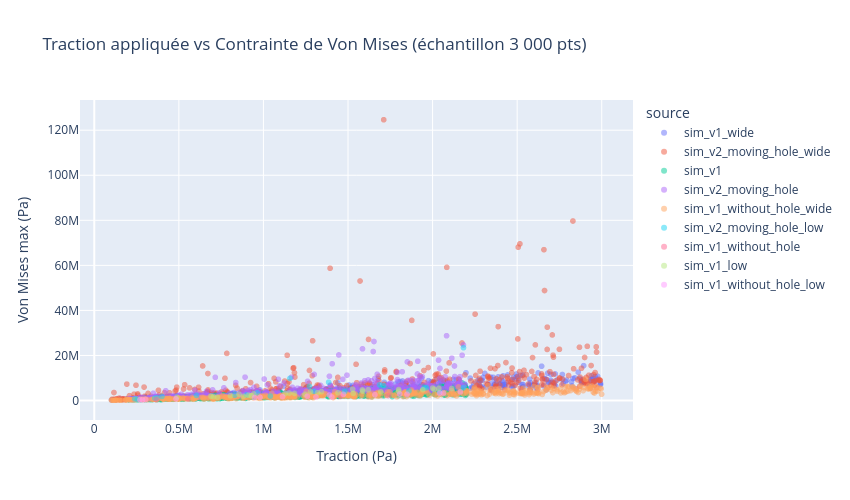

The code cell stored with this chart in its notebook:
### Markdown cell above
## 6. Relations clés — nuages de points (C2.4)

Visualisation des relations entre les paramètres les plus corrélés aux cibles.

### Code cell
sample = df.sample(3000, random_state=42)

fig = px.scatter(
    sample,
    x='traction_pa',
    y='max_von_mises_pa',
    color='source',
    opacity=0.5,
    title='Traction appliquée vs Contrainte de Von Mises (échantillon 3 000 pts)',
    labels={'traction_pa': 'Traction (Pa)', 'max_von_mises_pa': 'Von Mises max (Pa)'},
    width=850, height=500
)
fig.show()

### Figure 1 — Plotly figure (JSON) as saved in the notebook; plotly's stock layout.template omitted (floating-point values rounded to 4 significant figures; data arrays with more than 128 entries replaced by an {"elided": "..."} marker saying what was removed)
{"data": [{"hovertemplate": "source=sim_v1_wide<br>Traction (Pa)=%{x}<br>Von Mises max (Pa)=%{y}<extra></extra>", "legendgroup": "sim_v1_wide", "marker": {"color": "#636efa", "opacity": 0.5, "symbol": "circle"}, "mode": "markers", "name": "sim_v1_wide", "showlegend": true, "type": "scattergl", "x": {"elided": "475 float values"}, "xaxis": "x", "y": {"elided": "475 float values"}, "yaxis": "y"}, {"hovertemplate": "source=sim_v2_moving_hole_wide<br>Traction (Pa)=%{x}<br>Von Mises max (Pa)=%{y}<extra></extra>", "legendgroup": "sim_v2_moving_hole_wide", "marker": {"color": "#EF553B", "opacity": 0.5, "symbol": "circle"}, "mode": "markers", "name": "sim_v2_moving_hole_wide", "showlegend": true, "type": "scattergl", "x": {"elided": "467 float values"}, "xaxis": "x", "y": {"elided": "467 float values"}, "yaxis": "y"}, {"hovertemplate": "source=sim_v1<br>Traction (Pa)=%{x}<br>Von Mises max (Pa)=%{y}<extra></extra>", "legendgroup": "sim_v1", "marker": {"color": "#00cc96", "opacity": 0.5, "symbol": "circle"}, "mode": "markers", "name": "sim_v1", "showlegend": true, "type": "scattergl", "x": {"elided": "977 float values"}, "xaxis": "x", "y": {"elided": "977 float values"}, "yaxis": "y"}, {"hovertemplate": "source=sim_v2_moving_hole<br>Traction (Pa)=%{x}<br>Von Mises max (Pa)=%{y}<extra></extra>", "legendgroup": "sim_v2_moving_hole", "marker": {"color": "#ab63fa", "opacity": 0.5, "symbol": "circle"}, "mode": "markers", "name": "sim_v2_moving_hole", "showlegend": true, "type": "scattergl", "x": {"elided": "511 float values"}, "xaxis": "x", "y": {"elided": "511 float values"}, "yaxis": "y"}, {"hovertemplate": "source=sim_v1_without_hole_wide<br>Traction (Pa)=%{x}<br>Von Mises max (Pa)=%{y}<extra></extra>", "legendgroup": "sim_v1_without_hole_wide", "marker": {"color": "#FFA15A", "opacity": 0.5, "symbol": "circle"}, "mode": "markers", "name": "sim_v1_without_hole_wide", "showlegend": true, "type": "scattergl", "x": {"elided": "494 float values"}, "xaxis": "x", "y": {"elided": "494 float values"}, "yaxis": "y"}, {"hovertemplate": "source=sim_v2_moving_hole_low<br>Traction (Pa)=%{x}<br>Von Mises max (Pa)=%{y}<extra></extra>", "legendgroup": "sim_v2_moving_hole_low", "marker": {"color": "#19d3f3", "opacity": 0.5, "symbol": "circle"}, "mode": "markers", "name": "sim_v2_moving_hole_low", "showlegend": true, "type": "scattergl", "x": [830700.0, 962600.0, 2183000.0, 400100.0, 254100.0, 1860000.0, 1686000.0, 1385000.0, 357400.0, 240000.0, 1157000.0, 603800.0, 899300.0, 368000.0, 2041000.0, 1298000.0, 1480000.0, 1041000.0, 1710000.0, 2183000.0, 1964000.0, 1948000.0, 1272000.0], "xaxis": "x", "y": [2355000.0, 3395000.0, 5737000.0, 1826000.0, 517900.0, 4305000.0, 6949000.0, 8114000.0, 1040000.0, 728000.0, 9839000.0, 2292000.0, 2491000.0, 1169000.0, 3920000.0, 4113000.0, 4014000.0, 2001000.0, 6563000.0, 23460000.0, 5727000.0, 5410000.0, 6312000.0], "yaxis": "y"}, {"hovertemplate": "source=sim_v1_without_hole<br>Traction (Pa)=%{x}<br>Von Mises max (Pa)=%{y}<extra></extra>", "legendgroup": "sim_v1_without_hole", "marker": {"color": "#FF6692", "opacity": 0.5, "symbol": "circle"}, "mode": "markers", "name": "sim_v1_without_hole", "showlegend": true, "type": "scattergl", "x": [1737000.0, 553500.0, 1455000.0, 365500.0], "xaxis": "x", "y": [2209000.0, 696500.0, 1812000.0, 466500.0], "yaxis": "y"}, {"hovertemplate": "source=sim_v1_low<br>Traction (Pa)=%{x}<br>Von Mises max (Pa)=%{y}<extra></extra>", "legendgroup": "sim_v1_low", "marker": {"color": "#B6E880", "opacity": 0.5, "symbol": "circle"}, "mode": "markers", "name": "sim_v1_low", "showlegend": true, "type": "scattergl", "x": [1343000.0, 882100.0, 1619000.0, 1441000.0, 1942000.0, 2001000.0, 1799000.0, 1694000.0, 943100.0, 855700.0, 928200.0, 1278000.0, 1527000.0, 690200.0, 1531000.0, 1800000.0, 727400.0, 1587000.0, 1585000.0, 704900.0, 2037000.0, 2009000.0, 1246000.0, 912400.0, 1128000.0, 1153000.0, 488300.0, 805100.0, 1184000.0, 2113000.0, 1320000.0], "xaxis": "x", "y": [3935000.0, 1904000.0, 4772000.0, 3411000.0, 4793000.0, 5532000.0, 4884000.0, 3858000.0, 2917000.0, 2792000.0, 2139000.0, 3841000.0, 5020000.0, 1952000.0, 3162000.0, 4115000.0, 1468000.0, 4152000.0, 4697000.0, 1655000.0, 5409000.0, 5004000.0, 2848000.0, 2362000.0, 3098000.0, 3300000.0, 1439000.0, 2081000.0, 3148000.0, 5331000.0, 3454000.0], "yaxis": "y"}, {"hovertemplate": "source=sim_v1_without_hole_low<br>Traction (Pa)=%{x}<br>Von Mises max (Pa)=%{y}<extra></extra>", "legendgroup": "sim_v1_without_hole_low", "marker": {"color": "#FF97FF", "opacity": 0.5, "symbol": "circle"}, "mode": "markers", "name": "sim_v1_without_hole_low", "showlegend": true, "type": "scattergl", "x": [1390000.0, 1311000.0, 303400.0, 284900.0, 1473000.0, 1849000.0, 2042000.0, 1259000.0, 2064000.0, 270200.0, 979800.0, 1805000.0, 1113000.0, 2164000.0, 483200.0, 1659000.0, 1405000.0, 947400.0], "xaxis": "x", "y": [2457000.0, 1567000.0, 467000.0, 311000.0, 2747000.0, 2803000.0, 3258000.0, 1872000.0, 3269000.0, 373000.0, 1418000.0, 2882000.0, 1722000.0, 3836000.0, 744600.0, 2588000.0, 1561000.0, 1337000.0], "yaxis": "y"}], "layout": {"height": 500, "legend": {"title": {"text": "source"}, "tracegroupgap": 0}, "title": {"text": "Traction appliquée vs Contrainte de Von Mises (échantillon 3 000 pts)"}, "width": 850, "xaxis": {"anchor": "y", "domain": [0, 1], "title": {"text": "Traction (Pa)"}}, "yaxis": {"anchor": "x", "domain": [0, 1], "title": {"text": "Von Mises max (Pa)"}}}}
